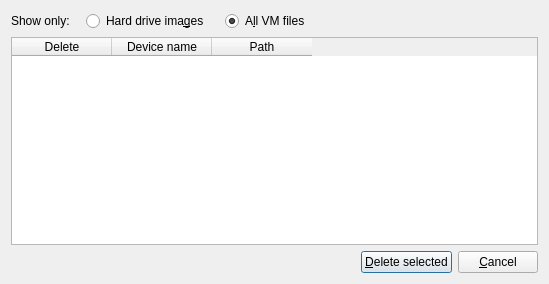
<?xml version="1.0" encoding="UTF-8"?>
<ui version="4.0">
 <author>Andrey Rijov</author>
 <class>Delete_VM_Files_Window</class>
 <widget class="QDialog" name="Delete_VM_Files_Window">
  <property name="geometry">
   <rect>
    <x>0</x>
    <y>0</y>
    <width>549</width>
    <height>284</height>
   </rect>
  </property>
  <property name="windowTitle">
   <string>Delete VM and Files</string>
  </property>
  <property name="windowIcon">
   <iconset resource="../resources/icons.qrc">
    <normaloff>:/remove.png</normaloff>:/remove.png</iconset>
  </property>
  <layout class="QGridLayout" name="gridLayout">
   <item row="0" column="0">
    <layout class="QHBoxLayout" name="horizontalLayout">
     <item>
      <widget class="QLabel" name="Label_Show_Only">
       <property name="text">
        <string>Show only:</string>
       </property>
      </widget>
     </item>
     <item>
      <spacer name="horizontalSpacer_2">
       <property name="orientation">
        <enum>Qt::Horizontal</enum>
       </property>
       <property name="sizeType">
        <enum>QSizePolicy::Fixed</enum>
       </property>
       <property name="sizeHint" stdset="0">
        <size>
         <width>10</width>
         <height>10</height>
        </size>
       </property>
      </spacer>
     </item>
     <item>
      <widget class="QRadioButton" name="RB_Show_HDD">
       <property name="text">
        <string>Hard drive ima&amp;ges</string>
       </property>
       <property name="checked">
        <bool>false</bool>
       </property>
      </widget>
     </item>
     <item>
      <spacer name="horizontalSpacer_3">
       <property name="orientation">
        <enum>Qt::Horizontal</enum>
       </property>
       <property name="sizeType">
        <enum>QSizePolicy::Fixed</enum>
       </property>
       <property name="sizeHint" stdset="0">
        <size>
         <width>10</width>
         <height>10</height>
        </size>
       </property>
      </spacer>
     </item>
     <item>
      <widget class="QRadioButton" name="RB_Show_All">
       <property name="text">
        <string>A&amp;ll VM files</string>
       </property>
       <property name="checked">
        <bool>true</bool>
       </property>
      </widget>
     </item>
     <item>
      <spacer name="horizontalSpacer">
       <property name="orientation">
        <enum>Qt::Horizontal</enum>
       </property>
       <property name="sizeHint" stdset="0">
        <size>
         <width>178</width>
         <height>17</height>
        </size>
       </property>
      </spacer>
     </item>
    </layout>
   </item>
   <item row="1" column="0">
    <widget class="QTableWidget" name="Files_List">
     <property name="editTriggers">
      <set>QAbstractItemView::NoEditTriggers</set>
     </property>
     <property name="selectionMode">
      <enum>QAbstractItemView::NoSelection</enum>
     </property>
     <property name="verticalScrollMode">
      <enum>QAbstractItemView::ScrollPerPixel</enum>
     </property>
     <property name="horizontalScrollMode">
      <enum>QAbstractItemView::ScrollPerPixel</enum>
     </property>
     <property name="showGrid">
      <bool>true</bool>
     </property>
     <property name="rowCount">
      <number>0</number>
     </property>
     <property name="columnCount">
      <number>3</number>
     </property>
     <column>
      <property name="text">
       <string>Delete</string>
      </property>
     </column>
     <column>
      <property name="text">
       <string>Device name</string>
      </property>
     </column>
     <column>
      <property name="text">
       <string>Path</string>
      </property>
     </column>
    </widget>
   </item>
   <item row="2" column="0">
    <layout class="QHBoxLayout" name="horizontalLayout_2">
     <item>
      <spacer name="horizontalSpacer_4">
       <property name="orientation">
        <enum>Qt::Horizontal</enum>
       </property>
       <property name="sizeHint" stdset="0">
        <size>
         <width>40</width>
         <height>20</height>
        </size>
       </property>
      </spacer>
     </item>
     <item>
      <widget class="QPushButton" name="Button_Delete">
       <property name="text">
        <string>&amp;Delete selected</string>
       </property>
       <property name="icon">
        <iconset resource="../resources/icons.qrc">
         <normaloff>:/go.png</normaloff>:/go.png</iconset>
       </property>
      </widget>
     </item>
     <item>
      <widget class="QPushButton" name="Button_Cancel">
       <property name="text">
        <string>&amp;Cancel</string>
       </property>
       <property name="icon">
        <iconset resource="../resources/icons.qrc">
         <normaloff>:/cancel.png</normaloff>:/cancel.png</iconset>
       </property>
      </widget>
     </item>
    </layout>
   </item>
  </layout>
 </widget>
 <tabstops>
  <tabstop>RB_Show_HDD</tabstop>
  <tabstop>RB_Show_All</tabstop>
  <tabstop>Files_List</tabstop>
  <tabstop>Button_Delete</tabstop>
  <tabstop>Button_Cancel</tabstop>
 </tabstops>
 <resources>
  <include location="../resources/icons.qrc"/>
 </resources>
 <connections>
  <connection>
   <sender>Button_Cancel</sender>
   <signal>clicked()</signal>
   <receiver>Delete_VM_Files_Window</receiver>
   <slot>reject()</slot>
   <hints>
    <hint type="sourcelabel">
     <x>507</x>
     <y>255</y>
    </hint>
    <hint type="destinationlabel">
     <x>546</x>
     <y>248</y>
    </hint>
   </hints>
  </connection>
 </connections>
</ui>
